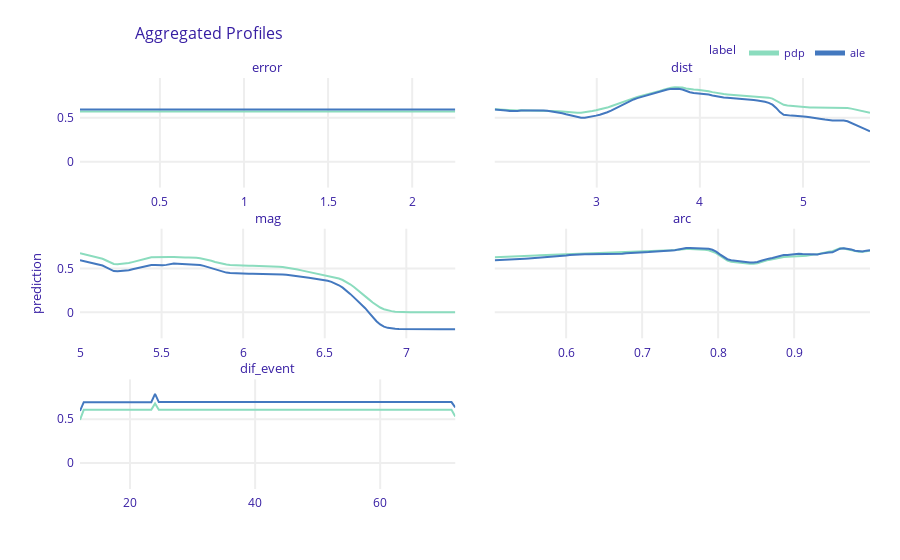

Here is the notebook cell this chart was saved with:
### Code cell
pdp_num.plot(ale_num)

### Figure 1 — Plotly figure (JSON) as saved in the notebook; plotly's stock layout.template omitted (floating-point values rounded to 4 significant figures; data arrays with more than 128 entries replaced by an {"elided": "..."} marker saying what was removed)
{"data": [{"customdata": {"elided": "101x3 mixed values"}, "hovertemplate": "<b>%{hovertext}</b><br><br>prediction=%{y:.3f}<br>mean_prediction=%{customdata[0]:.3f}<extra></extra>", "hovertext": ["pdp", "pdp", "pdp", "pdp", "pdp", "pdp", "pdp", "pdp", "pdp", "pdp", "pdp", "pdp", "pdp", "pdp", "pdp", "pdp", "pdp", "pdp", "pdp", "pdp", "pdp", "pdp", "pdp", "pdp", "pdp", "pdp", "pdp", "pdp", "pdp", "pdp", "pdp", "pdp", "pdp", "pdp", "pdp", "pdp", "pdp", "pdp", "pdp", "pdp", "pdp", "pdp", "pdp", "pdp", "pdp", "pdp", "pdp", "pdp", "pdp", "pdp", "pdp", "pdp", "pdp", "pdp", "pdp", "pdp", "pdp", "pdp", "pdp", "pdp", "pdp", "pdp", "pdp", "pdp", "pdp", "pdp", "pdp", "pdp", "pdp", "pdp", "pdp", "pdp", "pdp", "pdp", "pdp", "pdp", "pdp", "pdp", "pdp", "pdp", "pdp", "pdp", "pdp", "pdp", "pdp", "pdp", "pdp", "pdp", "pdp", "pdp", "pdp", "pdp", "pdp", "pdp", "pdp", "pdp", "pdp", "pdp", "pdp", "pdp", "pdp"], "legendgroup": "pdp", "line": {"color": "#8bdcbe", "dash": "solid", "width": 2}, "marker": {"symbol": "circle"}, "mode": "lines", "name": "pdp", "opacity": 1, "orientation": "v", "showlegend": true, "type": "scatter", "uid": "108c0f40-3c84-4065-8ec9-e7e9464508f1", "x": [0.02483, 0.04715, 0.06946, 0.09177, 0.1141, 0.1364, 0.1587, 0.181, 0.2033, 0.2256, 0.248, 0.2703, 0.2926, 0.3149, 0.3372, 0.3595, 0.3818, 0.4041, 0.4264, 0.4488, 0.4711, 0.4934, 0.5157, 0.538, 0.5603, 0.5826, 0.6049, 0.6273, 0.6496, 0.6719, 0.6942, 0.7165, 0.7388, 0.7611, 0.7834, 0.8057, 0.8281, 0.8504, 0.8727, 0.895, 0.9173, 0.9396, 0.9619, 0.9842, 1.007, 1.029, 1.051, 1.073, 1.096, 1.118, 1.14, 1.163, 1.185, 1.207, 1.23, 1.252, 1.274, 1.297, 1.319, 1.341, 1.364, 1.386, 1.408, 1.43, 1.453, 1.475, 1.497, 1.52, 1.542, 1.564, 1.587, 1.609, 1.631, 1.654, 1.676, 1.698, 1.721, 1.743, 1.765, 1.787, 1.81, 1.832, 1.854, 1.877, 1.899, 1.921, 1.944, 1.966, 1.988, 2.011, 2.033, 2.055, 2.078, 2.1, 2.122, 2.144, 2.167, 2.189, 2.211, 2.234, 2.256], "xaxis": "x5", "y": [0.5735, 0.5735, 0.5735, 0.5735, 0.5735, 0.5735, 0.5735, 0.5735, 0.5735, 0.5735, 0.5735, 0.5735, 0.5735, 0.5735, 0.5735, 0.5735, 0.5735, 0.5735, 0.5735, 0.5735, 0.5735, 0.5735, 0.5735, 0.5735, 0.5735, 0.5735, 0.5735, 0.5735, 0.5735, 0.5735, 0.5735, 0.5735, 0.5735, 0.5735, 0.5735, 0.5735, 0.5735, 0.5735, 0.5735, 0.5735, 0.5735, 0.5735, 0.5735, 0.5735, 0.5735, 0.5735, 0.5735, 0.5735, 0.5735, 0.5735, 0.5735, 0.5735, 0.5735, 0.5735, 0.5735, 0.5735, 0.5735, 0.5735, 0.5735, 0.5735, 0.5735, 0.5735, 0.5735, 0.5735, 0.5735, 0.5735, 0.5735, 0.5735, 0.5735, 0.5735, 0.5735, 0.5735, 0.5735, 0.5735, 0.5735, 0.5735, 0.5735, 0.5735, 0.5735, 0.5735, 0.5735, 0.5735, 0.5735, 0.5735, 0.5735, 0.5735, 0.5735, 0.5735, 0.5735, 0.5735, 0.5735, 0.5735, 0.5735, 0.5735, 0.5735, 0.5735, 0.5735, 0.5735, 0.5735, 0.5735, 0.5735], "yaxis": "y5"}, {"customdata": {"elided": "101x3 mixed values"}, "hovertemplate": "<b>%{hovertext}</b><br><br>prediction=%{y:.3f}<br>mean_prediction=%{customdata[0]:.3f}<extra></extra>", "hovertext": ["pdp", "pdp", "pdp", "pdp", "pdp", "pdp", "pdp", "pdp", "pdp", "pdp", "pdp", "pdp", "pdp", "pdp", "pdp", "pdp", "pdp", "pdp", "pdp", "pdp", "pdp", "pdp", "pdp", "pdp", "pdp", "pdp", "pdp", "pdp", "pdp", "pdp", "pdp", "pdp", "pdp", "pdp", "pdp", "pdp", "pdp", "pdp", "pdp", "pdp", "pdp", "pdp", "pdp", "pdp", "pdp", "pdp", "pdp", "pdp", "pdp", "pdp", "pdp", "pdp", "pdp", "pdp", "pdp", "pdp", "pdp", "pdp", "pdp", "pdp", "pdp", "pdp", "pdp", "pdp", "pdp", "pdp", "pdp", "pdp", "pdp", "pdp", "pdp", "pdp", "pdp", "pdp", "pdp", "pdp", "pdp", "pdp", "pdp", "pdp", "pdp", "pdp", "pdp", "pdp", "pdp", "pdp", "pdp", "pdp", "pdp", "pdp", "pdp", "pdp", "pdp", "pdp", "pdp", "pdp", "pdp", "pdp", "pdp", "pdp", "pdp"], "legendgroup": "pdp", "line": {"color": "#8bdcbe", "dash": "solid", "width": 2}, "marker": {"symbol": "circle"}, "mode": "lines", "name": "pdp", "opacity": 1, "orientation": "v", "showlegend": false, "type": "scatter", "uid": "277d91db-d3ac-4836-ad62-1274eac5db20", "x": [2.011, 2.048, 2.084, 2.12, 2.157, 2.193, 2.229, 2.266, 2.302, 2.339, 2.375, 2.411, 2.448, 2.484, 2.521, 2.557, 2.593, 2.63, 2.666, 2.702, 2.739, 2.775, 2.812, 2.848, 2.884, 2.921, 2.957, 2.994, 3.03, 3.066, 3.103, 3.139, 3.175, 3.212, 3.248, 3.285, 3.321, 3.357, 3.394, 3.43, 3.466, 3.503, 3.539, 3.576, 3.612, 3.648, 3.685, 3.721, 3.758, 3.794, 3.83, 3.867, 3.903, 3.939, 3.976, 4.012, 4.049, 4.085, 4.121, 4.158, 4.194, 4.231, 4.267, 4.303, 4.34, 4.376, 4.412, 4.449, 4.485, 4.522, 4.558, 4.594, 4.631, 4.667, 4.704, 4.74, 4.776, 4.813, 4.849, 4.885, 4.922, 4.958, 4.995, 5.031, 5.067, 5.104, 5.14, 5.176, 5.213, 5.249, 5.286, 5.322, 5.358, 5.395, 5.431, 5.468, 5.504, 5.54, 5.577, 5.613, 5.649], "xaxis": "x6", "y": [0.5987, 0.5954, 0.5922, 0.5888, 0.586, 0.5846, 0.5853, 0.5862, 0.586, 0.5848, 0.5839, 0.5835, 0.5827, 0.5821, 0.5811, 0.5797, 0.5783, 0.5767, 0.5739, 0.569, 0.5645, 0.5609, 0.5586, 0.5593, 0.5638, 0.5706, 0.5784, 0.5867, 0.5953, 0.6051, 0.6172, 0.6319, 0.6483, 0.6647, 0.6811, 0.6975, 0.7134, 0.7275, 0.7395, 0.7502, 0.7602, 0.7711, 0.7827, 0.7952, 0.808, 0.821, 0.8335, 0.8434, 0.8493, 0.8507, 0.846, 0.8356, 0.8271, 0.8233, 0.8208, 0.8175, 0.8117, 0.8034, 0.7937, 0.7845, 0.7768, 0.7717, 0.7677, 0.7643, 0.7616, 0.7583, 0.7559, 0.7547, 0.754, 0.752, 0.7466, 0.7405, 0.7364, 0.7308, 0.7201, 0.6977, 0.668, 0.6484, 0.6421, 0.6373, 0.6314, 0.6262, 0.6214, 0.6174, 0.6176, 0.6188, 0.6183, 0.6165, 0.6146, 0.6127, 0.6127, 0.6142, 0.616, 0.6163, 0.6135, 0.6052, 0.5948, 0.5868, 0.5789, 0.5684, 0.5594], "yaxis": "y6"}, {"customdata": {"elided": "101x3 mixed values"}, "hovertemplate": "<b>%{hovertext}</b><br><br>prediction=%{y:.3f}<br>mean_prediction=%{customdata[0]:.3f}<extra></extra>", "hovertext": ["pdp", "pdp", "pdp", "pdp", "pdp", "pdp", "pdp", "pdp", "pdp", "pdp", "pdp", "pdp", "pdp", "pdp", "pdp", "pdp", "pdp", "pdp", "pdp", "pdp", "pdp", "pdp", "pdp", "pdp", "pdp", "pdp", "pdp", "pdp", "pdp", "pdp", "pdp", "pdp", "pdp", "pdp", "pdp", "pdp", "pdp", "pdp", "pdp", "pdp", "pdp", "pdp", "pdp", "pdp", "pdp", "pdp", "pdp", "pdp", "pdp", "pdp", "pdp", "pdp", "pdp", "pdp", "pdp", "pdp", "pdp", "pdp", "pdp", "pdp", "pdp", "pdp", "pdp", "pdp", "pdp", "pdp", "pdp", "pdp", "pdp", "pdp", "pdp", "pdp", "pdp", "pdp", "pdp", "pdp", "pdp", "pdp", "pdp", "pdp", "pdp", "pdp", "pdp", "pdp", "pdp", "pdp", "pdp", "pdp", "pdp", "pdp", "pdp", "pdp", "pdp", "pdp", "pdp", "pdp", "pdp", "pdp", "pdp", "pdp", "pdp"], "legendgroup": "pdp", "line": {"color": "#8bdcbe", "dash": "solid", "width": 2}, "marker": {"symbol": "circle"}, "mode": "lines", "name": "pdp", "opacity": 1, "orientation": "v", "showlegend": false, "type": "scatter", "uid": "5a922a25-0e58-49aa-9604-20a6821d17d9", "x": [5, 5.023, 5.046, 5.069, 5.092, 5.115, 5.138, 5.161, 5.184, 5.207, 5.23, 5.253, 5.276, 5.299, 5.322, 5.345, 5.368, 5.391, 5.414, 5.437, 5.46, 5.483, 5.506, 5.529, 5.552, 5.575, 5.598, 5.621, 5.644, 5.667, 5.69, 5.713, 5.736, 5.759, 5.782, 5.805, 5.828, 5.851, 5.874, 5.897, 5.92, 5.943, 5.966, 5.989, 6.012, 6.035, 6.058, 6.081, 6.104, 6.127, 6.15, 6.173, 6.196, 6.219, 6.242, 6.265, 6.288, 6.311, 6.334, 6.357, 6.38, 6.403, 6.426, 6.449, 6.472, 6.495, 6.518, 6.541, 6.564, 6.587, 6.61, 6.633, 6.656, 6.679, 6.702, 6.725, 6.748, 6.771, 6.794, 6.817, 6.84, 6.863, 6.886, 6.909, 6.932, 6.955, 6.978, 7.001, 7.024, 7.047, 7.07, 7.093, 7.116, 7.139, 7.162, 7.185, 7.208, 7.231, 7.254, 7.277, 7.3], "xaxis": "x3", "y": [0.6761, 0.6663, 0.6561, 0.6449, 0.6298, 0.6211, 0.6118, 0.5922, 0.5694, 0.5523, 0.5498, 0.5529, 0.5537, 0.5626, 0.5738, 0.5829, 0.5916, 0.6029, 0.6179, 0.6288, 0.6311, 0.6293, 0.6295, 0.6302, 0.6319, 0.6327, 0.6288, 0.6262, 0.6259, 0.6267, 0.627, 0.6246, 0.6188, 0.6104, 0.6004, 0.5887, 0.5758, 0.5631, 0.553, 0.5457, 0.5404, 0.537, 0.5348, 0.5334, 0.5322, 0.5315, 0.5311, 0.5309, 0.5304, 0.5298, 0.5288, 0.5272, 0.5244, 0.521, 0.5165, 0.511, 0.5044, 0.4967, 0.4882, 0.4791, 0.4697, 0.4607, 0.4522, 0.444, 0.4359, 0.4277, 0.4192, 0.4101, 0.3995, 0.3863, 0.3692, 0.3473, 0.3205, 0.29, 0.2572, 0.2227, 0.1859, 0.1484, 0.1123, 0.08059, 0.05503, 0.03639, 0.02326, 0.014, 0.007768, 0.004019, 0.001986, 0.0009538, 0.0004526, 0.0002127, 9.801e-05, 4.492e-05, 2.033e-05, 9.21e-06, 4.184e-06, 1.918e-06, 8.821e-07, 4.073e-07, 1.89e-07, 8.886e-08, 4.211e-08], "yaxis": "y3"}, {"customdata": {"elided": "101x3 mixed values"}, "hovertemplate": "<b>%{hovertext}</b><br><br>prediction=%{y:.3f}<br>mean_prediction=%{customdata[0]:.3f}<extra></extra>", "hovertext": ["pdp", "pdp", "pdp", "pdp", "pdp", "pdp", "pdp", "pdp", "pdp", "pdp", "pdp", "pdp", "pdp", "pdp", "pdp", "pdp", "pdp", "pdp", "pdp", "pdp", "pdp", "pdp", "pdp", "pdp", "pdp", "pdp", "pdp", "pdp", "pdp", "pdp", "pdp", "pdp", "pdp", "pdp", "pdp", "pdp", "pdp", "pdp", "pdp", "pdp", "pdp", "pdp", "pdp", "pdp", "pdp", "pdp", "pdp", "pdp", "pdp", "pdp", "pdp", "pdp", "pdp", "pdp", "pdp", "pdp", "pdp", "pdp", "pdp", "pdp", "pdp", "pdp", "pdp", "pdp", "pdp", "pdp", "pdp", "pdp", "pdp", "pdp", "pdp", "pdp", "pdp", "pdp", "pdp", "pdp", "pdp", "pdp", "pdp", "pdp", "pdp", "pdp", "pdp", "pdp", "pdp", "pdp", "pdp", "pdp", "pdp", "pdp", "pdp", "pdp", "pdp", "pdp", "pdp", "pdp", "pdp", "pdp", "pdp", "pdp", "pdp"], "legendgroup": "pdp", "line": {"color": "#8bdcbe", "dash": "solid", "width": 2}, "marker": {"symbol": "circle"}, "mode": "lines", "name": "pdp", "opacity": 1, "orientation": "v", "showlegend": false, "type": "scatter", "uid": "667f67fd-d3aa-4a9a-866e-f2583dbf5c92", "x": [0.5061, 0.5111, 0.516, 0.5209, 0.5259, 0.5308, 0.5357, 0.5407, 0.5456, 0.5506, 0.5555, 0.5604, 0.5654, 0.5703, 0.5752, 0.5802, 0.5851, 0.59, 0.595, 0.5999, 0.6049, 0.6098, 0.6147, 0.6197, 0.6246, 0.6295, 0.6345, 0.6394, 0.6444, 0.6493, 0.6542, 0.6592, 0.6641, 0.669, 0.674, 0.6789, 0.6838, 0.6888, 0.6937, 0.6987, 0.7036, 0.7085, 0.7135, 0.7184, 0.7233, 0.7283, 0.7332, 0.7381, 0.7431, 0.748, 0.753, 0.7579, 0.7628, 0.7678, 0.7727, 0.7776, 0.7826, 0.7875, 0.7924, 0.7974, 0.8023, 0.8073, 0.8122, 0.8171, 0.8221, 0.827, 0.8319, 0.8369, 0.8418, 0.8467, 0.8517, 0.8566, 0.8616, 0.8665, 0.8714, 0.8764, 0.8813, 0.8862, 0.8912, 0.8961, 0.901, 0.906, 0.9109, 0.9159, 0.9208, 0.9257, 0.9307, 0.9356, 0.9405, 0.9455, 0.9504, 0.9553, 0.9603, 0.9652, 0.9702, 0.9751, 0.98, 0.985, 0.9899, 0.9948, 0.9998], "xaxis": "x4", "y": [0.6287, 0.6299, 0.6312, 0.6327, 0.6343, 0.6364, 0.6389, 0.6414, 0.6439, 0.6461, 0.648, 0.6498, 0.6514, 0.6529, 0.6543, 0.6558, 0.6574, 0.6594, 0.6619, 0.6646, 0.667, 0.6687, 0.67, 0.671, 0.6715, 0.6719, 0.6723, 0.6729, 0.6736, 0.6746, 0.6756, 0.6762, 0.6772, 0.6789, 0.6815, 0.6847, 0.6876, 0.6893, 0.6905, 0.6913, 0.6919, 0.6927, 0.6937, 0.696, 0.6997, 0.7034, 0.7059, 0.708, 0.7107, 0.7159, 0.7213, 0.723, 0.7226, 0.7218, 0.7209, 0.7194, 0.716, 0.7092, 0.6972, 0.6765, 0.6467, 0.6144, 0.5907, 0.5789, 0.5738, 0.5695, 0.5614, 0.5557, 0.5543, 0.5547, 0.5592, 0.5742, 0.5906, 0.5989, 0.6049, 0.616, 0.6278, 0.6325, 0.6335, 0.6374, 0.644, 0.6448, 0.6435, 0.6448, 0.655, 0.6598, 0.6637, 0.676, 0.6853, 0.6921, 0.6971, 0.7122, 0.7307, 0.7298, 0.7206, 0.7118, 0.6981, 0.693, 0.6908, 0.6991, 0.7032], "yaxis": "y4"}, {"customdata": {"elided": "101x3 mixed values"}, "hovertemplate": "<b>%{hovertext}</b><br><br>prediction=%{y:.3f}<br>mean_prediction=%{customdata[0]:.3f}<extra></extra>", "hovertext": ["pdp", "pdp", "pdp", "pdp", "pdp", "pdp", "pdp", "pdp", "pdp", "pdp", "pdp", "pdp", "pdp", "pdp", "pdp", "pdp", "pdp", "pdp", "pdp", "pdp", "pdp", "pdp", "pdp", "pdp", "pdp", "pdp", "pdp", "pdp", "pdp", "pdp", "pdp", "pdp", "pdp", "pdp", "pdp", "pdp", "pdp", "pdp", "pdp", "pdp", "pdp", "pdp", "pdp", "pdp", "pdp", "pdp", "pdp", "pdp", "pdp", "pdp", "pdp", "pdp", "pdp", "pdp", "pdp", "pdp", "pdp", "pdp", "pdp", "pdp", "pdp", "pdp", "pdp", "pdp", "pdp", "pdp", "pdp", "pdp", "pdp", "pdp", "pdp", "pdp", "pdp", "pdp", "pdp", "pdp", "pdp", "pdp", "pdp", "pdp", "pdp", "pdp", "pdp", "pdp", "pdp", "pdp", "pdp", "pdp", "pdp", "pdp", "pdp", "pdp", "pdp", "pdp", "pdp", "pdp", "pdp", "pdp", "pdp", "pdp", "pdp"], "legendgroup": "pdp", "line": {"color": "#8bdcbe", "dash": "solid", "width": 2}, "marker": {"symbol": "circle"}, "mode": "lines", "name": "pdp", "opacity": 1, "orientation": "v", "showlegend": false, "type": "scatter", "uid": "effcb9b6-0240-4003-b676-99fa6fcad5e4", "x": [12, 12.6, 13.2, 13.8, 14.4, 15, 15.6, 16.2, 16.8, 17.4, 18, 18.6, 19.2, 19.8, 20.4, 21, 21.6, 22.2, 22.8, 23.4, 24, 24.6, 25.2, 25.8, 26.4, 27, 27.6, 28.2, 28.8, 29.4, 30, 30.6, 31.2, 31.8, 32.4, 33, 33.6, 34.2, 34.8, 35.4, 36, 36.6, 37.2, 37.8, 38.4, 39, 39.6, 40.2, 40.8, 41.4, 42, 42.6, 43.2, 43.8, 44.4, 45, 45.6, 46.2, 46.8, 47.4, 48, 48.6, 49.2, 49.8, 50.4, 51, 51.6, 52.2, 52.8, 53.4, 54, 54.6, 55.2, 55.8, 56.4, 57, 57.6, 58.2, 58.8, 59.4, 60, 60.6, 61.2, 61.8, 62.4, 63, 63.6, 64.2, 64.8, 65.4, 66, 66.6, 67.2, 67.8, 68.4, 69, 69.6, 70.2, 70.8, 71.4, 72], "xaxis": "x", "y": [0.494, 0.6072, 0.6072, 0.6072, 0.6072, 0.6072, 0.6072, 0.6072, 0.6072, 0.6072, 0.6072, 0.6072, 0.6072, 0.6072, 0.6072, 0.6072, 0.6072, 0.6072, 0.6072, 0.6072, 0.6799, 0.6072, 0.6072, 0.6072, 0.6072, 0.6072, 0.6072, 0.6072, 0.6072, 0.6072, 0.6072, 0.6072, 0.6072, 0.6072, 0.6072, 0.6072, 0.6072, 0.6072, 0.6072, 0.6072, 0.6072, 0.6072, 0.6072, 0.6072, 0.6072, 0.6072, 0.6072, 0.6072, 0.6072, 0.6072, 0.6072, 0.6072, 0.6072, 0.6072, 0.6072, 0.6072, 0.6072, 0.6072, 0.6072, 0.6072, 0.6072, 0.6072, 0.6072, 0.6072, 0.6072, 0.6072, 0.6072, 0.6072, 0.6072, 0.6072, 0.6072, 0.6072, 0.6072, 0.6072, 0.6072, 0.6072, 0.6072, 0.6072, 0.6072, 0.6072, 0.6072, 0.6072, 0.6072, 0.6072, 0.6072, 0.6072, 0.6072, 0.6072, 0.6072, 0.6072, 0.6072, 0.6072, 0.6072, 0.6072, 0.6072, 0.6072, 0.6072, 0.6072, 0.6072, 0.6072, 0.5329], "yaxis": "y"}, {"customdata": {"elided": "101x3 mixed values"}, "hovertemplate": "<b>%{hovertext}</b><br><br>prediction=%{y:.3f}<br>mean_prediction=%{customdata[0]:.3f}<extra></extra>", "hovertext": ["ale", "ale", "ale", "ale", "ale", "ale", "ale", "ale", "ale", "ale", "ale", "ale", "ale", "ale", "ale", "ale", "ale", "ale", "ale", "ale", "ale", "ale", "ale", "ale", "ale", "ale", "ale", "ale", "ale", "ale", "ale", "ale", "ale", "ale", "ale", "ale", "ale", "ale", "ale", "ale", "ale", "ale", "ale", "ale", "ale", "ale", "ale", "ale", "ale", "ale", "ale", "ale", "ale", "ale", "ale", "ale", "ale", "ale", "ale", "ale", "ale", "ale", "ale", "ale", "ale", "ale", "ale", "ale", "ale", "ale", "ale", "ale", "ale", "ale", "ale", "ale", "ale", "ale", "ale", "ale", "ale", "ale", "ale", "ale", "ale", "ale", "ale", "ale", "ale", "ale", "ale", "ale", "ale", "ale", "ale", "ale", "ale", "ale", "ale", "ale", "ale"], "legendgroup": "ale", "line": {"color": "#4378bf", "dash": "solid", "width": 2}, "marker": {"symbol": "circle"}, "mode": "lines", "name": "ale", "opacity": 1, "orientation": "v", "showlegend": true, "type": "scatter", "uid": "ba39662e-d63d-4610-8655-4367d22a372e", "x": [0.02483, 0.04715, 0.06946, 0.09177, 0.1141, 0.1364, 0.1587, 0.181, 0.2033, 0.2256, 0.248, 0.2703, 0.2926, 0.3149, 0.3372, 0.3595, 0.3818, 0.4041, 0.4264, 0.4488, 0.4711, 0.4934, 0.5157, 0.538, 0.5603, 0.5826, 0.6049, 0.6273, 0.6496, 0.6719, 0.6942, 0.7165, 0.7388, 0.7611, 0.7834, 0.8057, 0.8281, 0.8504, 0.8727, 0.895, 0.9173, 0.9396, 0.9619, 0.9842, 1.007, 1.029, 1.051, 1.073, 1.096, 1.118, 1.14, 1.163, 1.185, 1.207, 1.23, 1.252, 1.274, 1.297, 1.319, 1.341, 1.364, 1.386, 1.408, 1.43, 1.453, 1.475, 1.497, 1.52, 1.542, 1.564, 1.587, 1.609, 1.631, 1.654, 1.676, 1.698, 1.721, 1.743, 1.765, 1.787, 1.81, 1.832, 1.854, 1.877, 1.899, 1.921, 1.944, 1.966, 1.988, 2.011, 2.033, 2.055, 2.078, 2.1, 2.122, 2.144, 2.167, 2.189, 2.211, 2.234, 2.256], "xaxis": "x5", "y": [0.595, 0.595, 0.595, 0.595, 0.595, 0.595, 0.595, 0.595, 0.595, 0.595, 0.595, 0.595, 0.595, 0.595, 0.595, 0.595, 0.595, 0.595, 0.595, 0.595, 0.595, 0.595, 0.595, 0.595, 0.595, 0.595, 0.595, 0.595, 0.595, 0.595, 0.595, 0.595, 0.595, 0.595, 0.595, 0.595, 0.595, 0.595, 0.595, 0.595, 0.595, 0.595, 0.595, 0.595, 0.595, 0.595, 0.595, 0.595, 0.595, 0.595, 0.595, 0.595, 0.595, 0.595, 0.595, 0.595, 0.595, 0.595, 0.595, 0.595, 0.595, 0.595, 0.595, 0.595, 0.595, 0.595, 0.595, 0.595, 0.595, 0.595, 0.595, 0.595, 0.595, 0.595, 0.595, 0.595, 0.595, 0.595, 0.595, 0.595, 0.595, 0.595, 0.595, 0.595, 0.595, 0.595, 0.595, 0.595, 0.595, 0.595, 0.595, 0.595, 0.595, 0.595, 0.595, 0.595, 0.595, 0.595, 0.595, 0.595, 0.595], "yaxis": "y5"}, {"customdata": {"elided": "101x3 mixed values"}, "hovertemplate": "<b>%{hovertext}</b><br><br>prediction=%{y:.3f}<br>mean_prediction=%{customdata[0]:.3f}<extra></extra>", "hovertext": ["ale", "ale", "ale", "ale", "ale", "ale", "ale", "ale", "ale", "ale", "ale", "ale", "ale", "ale", "ale", "ale", "ale", "ale", "ale", "ale", "ale", "ale", "ale", "ale", "ale", "ale", "ale", "ale", "ale", "ale", "ale", "ale", "ale", "ale", "ale", "ale", "ale", "ale", "ale", "ale", "ale", "ale", "ale", "ale", "ale", "ale", "ale", "ale", "ale", "ale", "ale", "ale", "ale", "ale", "ale", "ale", "ale", "ale", "ale", "ale", "ale", "ale", "ale", "ale", "ale", "ale", "ale", "ale", "ale", "ale", "ale", "ale", "ale", "ale", "ale", "ale", "ale", "ale", "ale", "ale", "ale", "ale", "ale", "ale", "ale", "ale", "ale", "ale", "ale", "ale", "ale", "ale", "ale", "ale", "ale", "ale", "ale", "ale", "ale", "ale", "ale"], "legendgroup": "ale", "line": {"color": "#4378bf", "dash": "solid", "width": 2}, "marker": {"symbol": "circle"}, "mode": "lines", "name": "ale", "opacity": 1, "orientation": "v", "showlegend": false, "type": "scatter", "uid": "68de4339-85ff-446f-9604-8ad18915c581", "x": [2.011, 2.048, 2.084, 2.12, 2.157, 2.193, 2.229, 2.266, 2.302, 2.339, 2.375, 2.411, 2.448, 2.484, 2.521, 2.557, 2.593, 2.63, 2.666, 2.702, 2.739, 2.775, 2.812, 2.848, 2.884, 2.921, 2.957, 2.994, 3.03, 3.066, 3.103, 3.139, 3.175, 3.212, 3.248, 3.285, 3.321, 3.357, 3.394, 3.43, 3.466, 3.503, 3.539, 3.576, 3.612, 3.648, 3.685, 3.721, 3.758, 3.794, 3.83, 3.867, 3.903, 3.939, 3.976, 4.012, 4.049, 4.085, 4.121, 4.158, 4.194, 4.231, 4.267, 4.303, 4.34, 4.376, 4.412, 4.449, 4.485, 4.522, 4.558, 4.594, 4.631, 4.667, 4.704, 4.74, 4.776, 4.813, 4.849, 4.885, 4.922, 4.958, 4.995, 5.031, 5.067, 5.104, 5.14, 5.176, 5.213, 5.249, 5.286, 5.322, 5.358, 5.395, 5.431, 5.468, 5.504, 5.54, 5.577, 5.613, 5.649], "xaxis": "x6", "y": [0.595, 0.5939, 0.5897, 0.583, 0.5772, 0.5756, 0.5788, 0.5835, 0.5849, 0.584, 0.5837, 0.5851, 0.5851, 0.5839, 0.5806, 0.5755, 0.5692, 0.5614, 0.5523, 0.5403, 0.5284, 0.5179, 0.5081, 0.5012, 0.5012, 0.5067, 0.5153, 0.5254, 0.536, 0.5484, 0.5637, 0.583, 0.605, 0.6272, 0.6493, 0.6711, 0.6918, 0.7099, 0.7251, 0.7379, 0.7492, 0.7609, 0.7735, 0.7866, 0.7996, 0.8118, 0.8228, 0.8307, 0.8344, 0.8329, 0.8235, 0.8068, 0.7925, 0.7849, 0.7809, 0.7777, 0.7731, 0.7658, 0.7563, 0.7465, 0.7379, 0.732, 0.7284, 0.7258, 0.7229, 0.7194, 0.7154, 0.7117, 0.7082, 0.7041, 0.6988, 0.6927, 0.6843, 0.6713, 0.6509, 0.6132, 0.566, 0.5358, 0.5281, 0.5256, 0.5237, 0.5225, 0.5189, 0.5115, 0.5076, 0.5038, 0.497, 0.4881, 0.4803, 0.4734, 0.47, 0.4699, 0.4702, 0.4687, 0.4615, 0.4443, 0.4228, 0.4061, 0.389, 0.3661, 0.3465], "yaxis": "y6"}, {"customdata": {"elided": "101x3 mixed values"}, "hovertemplate": "<b>%{hovertext}</b><br><br>prediction=%{y:.3f}<br>mean_prediction=%{customdata[0]:.3f}<extra></extra>", "hovertext": ["ale", "ale", "ale", "ale", "ale", "ale", "ale", "ale", "ale", "ale", "ale", "ale", "ale", "ale", "ale", "ale", "ale", "ale", "ale", "ale", "ale", "ale", "ale", "ale", "ale", "ale", "ale", "ale", "ale", "ale", "ale", "ale", "ale", "ale", "ale", "ale", "ale", "ale", "ale", "ale", "ale", "ale", "ale", "ale", "ale", "ale", "ale", "ale", "ale", "ale", "ale", "ale", "ale", "ale", "ale", "ale", "ale", "ale", "ale", "ale", "ale", "ale", "ale", "ale", "ale", "ale", "ale", "ale", "ale", "ale", "ale", "ale", "ale", "ale", "ale", "ale", "ale", "ale", "ale", "ale", "ale", "ale", "ale", "ale", "ale", "ale", "ale", "ale", "ale", "ale", "ale", "ale", "ale", "ale", "ale", "ale", "ale", "ale", "ale", "ale", "ale"], "legendgroup": "ale", "line": {"color": "#4378bf", "dash": "solid", "width": 2}, "marker": {"symbol": "circle"}, "mode": "lines", "name": "ale", "opacity": 1, "orientation": "v", "showlegend": false, "type": "scatter", "uid": "fd6a2e1b-4efb-4147-8d6b-a36ce1707378", "x": [5, 5.023, 5.046, 5.069, 5.092, 5.115, 5.138, 5.161, 5.184, 5.207, 5.23, 5.253, 5.276, 5.299, 5.322, 5.345, 5.368, 5.391, 5.414, 5.437, 5.46, 5.483, 5.506, 5.529, 5.552, 5.575, 5.598, 5.621, 5.644, 5.667, 5.69, 5.713, 5.736, 5.759, 5.782, 5.805, 5.828, 5.851, 5.874, 5.897, 5.92, 5.943, 5.966, 5.989, 6.012, 6.035, 6.058, 6.081, 6.104, 6.127, 6.15, 6.173, 6.196, 6.219, 6.242, 6.265, 6.288, 6.311, 6.334, 6.357, 6.38, 6.403, 6.426, 6.449, 6.472, 6.495, 6.518, 6.541, 6.564, 6.587, 6.61, 6.633, 6.656, 6.679, 6.702, 6.725, 6.748, 6.771, 6.794, 6.817, 6.84, 6.863, 6.886, 6.909, 6.932, 6.955, 6.978, 7.001, 7.024, 7.047, 7.07, 7.093, 7.116, 7.139, 7.162, 7.185, 7.208, 7.231, 7.254, 7.277, 7.3], "xaxis": "x3", "y": [0.595, 0.5857, 0.5774, 0.5674, 0.5523, 0.5437, 0.5343, 0.5134, 0.489, 0.4708, 0.4681, 0.4713, 0.4718, 0.4809, 0.4924, 0.5021, 0.5107, 0.5204, 0.5317, 0.5394, 0.5394, 0.5366, 0.5378, 0.5421, 0.5506, 0.5574, 0.5553, 0.5531, 0.5528, 0.5534, 0.5531, 0.5495, 0.5414, 0.5304, 0.5174, 0.5027, 0.4866, 0.4717, 0.461, 0.4541, 0.4493, 0.4464, 0.4445, 0.4433, 0.4424, 0.4418, 0.4414, 0.4412, 0.4408, 0.4405, 0.4399, 0.4389, 0.4373, 0.4353, 0.4326, 0.4292, 0.425, 0.4198, 0.4138, 0.4073, 0.4007, 0.3945, 0.3887, 0.3829, 0.377, 0.3699, 0.3607, 0.3482, 0.3313, 0.3094, 0.282, 0.2488, 0.2109, 0.1712, 0.1321, 0.09243, 0.04766, -0.002315, -0.05324, -0.1006, -0.138, -0.1628, -0.1768, -0.1843, -0.1881, -0.19, -0.1909, -0.1914, -0.1916, -0.1917, -0.1917, -0.1917, -0.1918, -0.1918, -0.1918, -0.1918, -0.1918, -0.1918, -0.1918, -0.1918, -0.1918], "yaxis": "y3"}, {"customdata": {"elided": "101x3 mixed values"}, "hovertemplate": "<b>%{hovertext}</b><br><br>prediction=%{y:.3f}<br>mean_prediction=%{customdata[0]:.3f}<extra></extra>", "hovertext": ["ale", "ale", "ale", "ale", "ale", "ale", "ale", "ale", "ale", "ale", "ale", "ale", "ale", "ale", "ale", "ale", "ale", "ale", "ale", "ale", "ale", "ale", "ale", "ale", "ale", "ale", "ale", "ale", "ale", "ale", "ale", "ale", "ale", "ale", "ale", "ale", "ale", "ale", "ale", "ale", "ale", "ale", "ale", "ale", "ale", "ale", "ale", "ale", "ale", "ale", "ale", "ale", "ale", "ale", "ale", "ale", "ale", "ale", "ale", "ale", "ale", "ale", "ale", "ale", "ale", "ale", "ale", "ale", "ale", "ale", "ale", "ale", "ale", "ale", "ale", "ale", "ale", "ale", "ale", "ale", "ale", "ale", "ale", "ale", "ale", "ale", "ale", "ale", "ale", "ale", "ale", "ale", "ale", "ale", "ale", "ale", "ale", "ale", "ale", "ale", "ale"], "legendgroup": "ale", "line": {"color": "#4378bf", "dash": "solid", "width": 2}, "marker": {"symbol": "circle"}, "mode": "lines", "name": "ale", "opacity": 1, "orientation": "v", "showlegend": false, "type": "scatter", "uid": "c9fdb26e-b9e9-4c31-b6ed-3d31bed09812", "x": [0.5061, 0.5111, 0.516, 0.5209, 0.5259, 0.5308, 0.5357, 0.5407, 0.5456, 0.5506, 0.5555, 0.5604, 0.5654, 0.5703, 0.5752, 0.5802, 0.5851, 0.59, 0.595, 0.5999, 0.6049, 0.6098, 0.6147, 0.6197, 0.6246, 0.6295, 0.6345, 0.6394, 0.6444, 0.6493, 0.6542, 0.6592, 0.6641, 0.669, 0.674, 0.6789, 0.6838, 0.6888, 0.6937, 0.6987, 0.7036, 0.7085, 0.7135, 0.7184, 0.7233, 0.7283, 0.7332, 0.7381, 0.7431, 0.748, 0.753, 0.7579, 0.7628, 0.7678, 0.7727, 0.7776, 0.7826, 0.7875, 0.7924, 0.7974, 0.8023, 0.8073, 0.8122, 0.8171, 0.8221, 0.827, 0.8319, 0.8369, 0.8418, 0.8467, 0.8517, 0.8566, 0.8616, 0.8665, 0.8714, 0.8764, 0.8813, 0.8862, 0.8912, 0.8961, 0.901, 0.906, 0.9109, 0.9159, 0.9208, 0.9257, 0.9307, 0.9356, 0.9405, 0.9455, 0.9504, 0.9553, 0.9603, 0.9652, 0.9702, 0.9751, 0.98, 0.985, 0.9899, 0.9948, 0.9998], "xaxis": "x4", "y": [0.595, 0.5961, 0.5974, 0.5988, 0.6005, 0.6028, 0.6057, 0.6088, 0.6119, 0.6148, 0.6175, 0.6199, 0.6221, 0.6243, 0.6265, 0.6291, 0.6322, 0.6364, 0.642, 0.6482, 0.6537, 0.6576, 0.6603, 0.662, 0.6623, 0.6625, 0.6625, 0.6626, 0.6628, 0.6633, 0.6638, 0.6642, 0.665, 0.6667, 0.6697, 0.6739, 0.678, 0.6808, 0.6828, 0.6845, 0.686, 0.6877, 0.6897, 0.693, 0.6976, 0.7019, 0.7048, 0.7071, 0.7103, 0.7188, 0.7292, 0.7335, 0.7342, 0.7341, 0.7337, 0.7328, 0.7304, 0.7251, 0.7142, 0.6935, 0.6625, 0.6298, 0.6068, 0.5958, 0.5912, 0.5863, 0.5761, 0.5695, 0.5682, 0.5695, 0.5748, 0.5894, 0.6051, 0.6132, 0.6198, 0.633, 0.6479, 0.6542, 0.6555, 0.6601, 0.6681, 0.6689, 0.6659, 0.6635, 0.6677, 0.6642, 0.6616, 0.6705, 0.6785, 0.6829, 0.685, 0.7026, 0.7274, 0.7308, 0.7252, 0.7188, 0.7033, 0.6978, 0.6943, 0.7045, 0.7083], "yaxis": "y4"}, {"customdata": {"elided": "101x3 mixed values"}, "hovertemplate": "<b>%{hovertext}</b><br><br>prediction=%{y:.3f}<br>mean_prediction=%{customdata[0]:.3f}<extra></extra>", "hovertext": ["ale", "ale", "ale", "ale", "ale", "ale", "ale", "ale", "ale", "ale", "ale", "ale", "ale", "ale", "ale", "ale", "ale", "ale", "ale", "ale", "ale", "ale", "ale", "ale", "ale", "ale", "ale", "ale", "ale", "ale", "ale", "ale", "ale", "ale", "ale", "ale", "ale", "ale", "ale", "ale", "ale", "ale", "ale", "ale", "ale", "ale", "ale", "ale", "ale", "ale", "ale", "ale", "ale", "ale", "ale", "ale", "ale", "ale", "ale", "ale", "ale", "ale", "ale", "ale", "ale", "ale", "ale", "ale", "ale", "ale", "ale", "ale", "ale", "ale", "ale", "ale", "ale", "ale", "ale", "ale", "ale", "ale", "ale", "ale", "ale", "ale", "ale", "ale", "ale", "ale", "ale", "ale", "ale", "ale", "ale", "ale", "ale", "ale", "ale", "ale", "ale"], "legendgroup": "ale", "line": {"color": "#4378bf", "dash": "solid", "width": 2}, "marker": {"symbol": "circle"}, "mode": "lines", "name": "ale", "opacity": 1, "orientation": "v", "showlegend": false, "type": "scatter", "uid": "abaa8007-ada5-4651-af36-2953a7676407", "x": [12, 12.6, 13.2, 13.8, 14.4, 15, 15.6, 16.2, 16.8, 17.4, 18, 18.6, 19.2, 19.8, 20.4, 21, 21.6, 22.2, 22.8, 23.4, 24, 24.6, 25.2, 25.8, 26.4, 27, 27.6, 28.2, 28.8, 29.4, 30, 30.6, 31.2, 31.8, 32.4, 33, 33.6, 34.2, 34.8, 35.4, 36, 36.6, 37.2, 37.8, 38.4, 39, 39.6, 40.2, 40.8, 41.4, 42, 42.6, 43.2, 43.8, 44.4, 45, 45.6, 46.2, 46.8, 47.4, 48, 48.6, 49.2, 49.8, 50.4, 51, 51.6, 52.2, 52.8, 53.4, 54, 54.6, 55.2, 55.8, 56.4, 57, 57.6, 58.2, 58.8, 59.4, 60, 60.6, 61.2, 61.8, 62.4, 63, 63.6, 64.2, 64.8, 65.4, 66, 66.6, 67.2, 67.8, 68.4, 69, 69.6, 70.2, 70.8, 71.4, 72], "xaxis": "x", "y": [0.595, 0.6953, 0.6953, 0.6953, 0.6953, 0.6953, 0.6953, 0.6953, 0.6953, 0.6953, 0.6953, 0.6953, 0.6953, 0.6953, 0.6953, 0.6953, 0.6953, 0.6953, 0.6953, 0.6953, 0.789, 0.6956, 0.6956, 0.6956, 0.6956, 0.6956, 0.6956, 0.6956, 0.6956, 0.6956, 0.6956, 0.6956, 0.6956, 0.6956, 0.6956, 0.6956, 0.6956, 0.6956, 0.6956, 0.6956, 0.6956, 0.6956, 0.6956, 0.6956, 0.6956, 0.6956, 0.6956, 0.6956, 0.6956, 0.6956, 0.6956, 0.6956, 0.6956, 0.6956, 0.6956, 0.6956, 0.6956, 0.6956, 0.6956, 0.6956, 0.6956, 0.6956, 0.6956, 0.6956, 0.6956, 0.6956, 0.6956, 0.6956, 0.6956, 0.6956, 0.6956, 0.6956, 0.6956, 0.6956, 0.6956, 0.6956, 0.6956, 0.6956, 0.6956, 0.6956, 0.6956, 0.6956, 0.6956, 0.6956, 0.6956, 0.6956, 0.6956, 0.6956, 0.6956, 0.6956, 0.6956, 0.6956, 0.6956, 0.6956, 0.6956, 0.6956, 0.6956, 0.6956, 0.6956, 0.6956, 0.6349], "yaxis": "y"}], "layout": {"annotations": [{"font": {"size": 13}, "showarrow": false, "text": "dif_event", "x": 0.2375, "xanchor": "center", "xref": "paper", "y": 0.2667, "yanchor": "bottom", "yref": "paper"}, {"font": {"size": 13}, "showarrow": false, "text": "mag", "x": 0.2375, "xanchor": "center", "xref": "paper", "y": 0.6333, "yanchor": "bottom", "yref": "paper"}, {"font": {"size": 13}, "showarrow": false, "text": "arc", "x": 0.7625, "xanchor": "center", "xref": "paper", "y": 0.6333, "yanchor": "bottom", "yref": "paper"}, {"font": {"size": 13}, "showarrow": false, "text": "error", "x": 0.2375, "xanchor": "center", "xref": "paper", "y": 1, "yanchor": "bottom", "yref": "paper"}, {"font": {"size": 13}, "showarrow": false, "text": "dist", "x": 0.7625, "xanchor": "center", "xref": "paper", "y": 1, "yanchor": "bottom", "yref": "paper"}, {"font": {"size": 13}, "showarrow": false, "text": "prediction", "textangle": -90, "x": -0.07, "xref": "paper", "y": 0.5, "yref": "paper"}], "autosize": true, "font": {"color": "#371ea3"}, "hovermode": "x unified", "legend": {"font": {"size": 11}, "itemsizing": "constant", "orientation": "h", "title": {"font": {"size": 12}, "text": "label"}, "tracegroupgap": 0, "x": 1, "xanchor": "right", "y": 1.026, "yanchor": "bottom"}, "margin": {"b": 71, "r": 30, "t": 78}, "title": {"font": {"size": 16}, "text": "Aggregated Profiles", "x": 0.15}, "xaxis": {"anchor": "y", "automargin": true, "autorange": true, "domain": [0, 0.475], "fixedrange": true, "gridwidth": 2, "range": [12, 72], "showticklabels": true, "tickcolor": "white", "ticklen": 3, "ticks": "outside", "title": {"text": ""}, "type": "linear", "zeroline": false}, "xaxis2": {"anchor": "y2", "automargin": true, "domain": [0.525, 1], "fixedrange": true, "gridwidth": 2, "showticklabels": true, "tickcolor": "white", "ticklen": 3, "ticks": "outside", "title": {"text": ""}, "type": "linear", "zeroline": false}, "xaxis3": {"anchor": "y3", "automargin": true, "autorange": true, "domain": [0, 0.475], "fixedrange": true, "gridwidth": 2, "range": [5, 7.3], "showticklabels": true, "tickcolor": "white", "ticklen": 3, "ticks": "outside", "title": {"text": ""}, "type": "linear", "zeroline": false}, "xaxis4": {"anchor": "y4", "automargin": true, "autorange": true, "domain": [0.525, 1], "fixedrange": true, "gridwidth": 2, "range": [0.5061, 0.9998], "showticklabels": true, "tickcolor": "white", "ticklen": 3, "ticks": "outside", "title": {"text": ""}, "type": "linear", "zeroline": false}, "xaxis5": {"anchor": "y5", "automargin": true, "autorange": true, "domain": [0, 0.475], "fixedrange": true, "gridwidth": 2, "range": [0.02483, 2.256], "showticklabels": true, "tickcolor": "white", "ticklen": 3, "ticks": "outside", "title": {"text": ""}, "type": "linear", "zeroline": false}, "xaxis6": {"anchor": "y6", "automargin": true, "autorange": true, "domain": [0.525, 1], "fixedrange": true, "gridwidth": 2, "range": [2.011, 5.649], "showticklabels": true, "tickcolor": "white", "ticklen": 3, "ticks": "outside", "title": {"text": ""}, "type": "linear", "zeroline": false}, "yaxis": {"anchor": "x", "automargin": true, "domain": [0, 0.2667], "fixedrange": true, "gridwidth": 2, "range": [-0.296, 0.955], "tickcolor": "white", "ticklen": 3, "ticks": "outside", "title": {"text": ""}, "type": "linear", "zeroline": false}, "yaxis2": {"anchor": "x2", "automargin": true, "domain": [0, 0.2667], "fixedrange": true, "gridwidth": 2, "matches": "y", "showticklabels": false, "tickcolor": "white", "ticklen": 3, "ticks": "outside", "title": {"text": ""}, "type": "linear", "zeroline": false}, "yaxis3": {"anchor": "x3", "automargin": true, "domain": [0.3667, 0.6333], "fixedrange": true, "gridwidth": 2, "matches": "y", "range": [-0.296, 0.955], "tickcolor": "white", "ticklen": 3, "ticks": "outside", "title": {"text": ""}, "type": "linear", "zeroline": false}, "yaxis4": {"anchor": "x4", "automargin": true, "domain": [0.3667, 0.6333], "fixedrange": true, "gridwidth": 2, "matches": "y", "showticklabels": false, "tickcolor": "white", "ticklen": 3, "ticks": "outside", "title": {"text": ""}, "type": "linear", "zeroline": false}, "yaxis5": {"anchor": "x5", "automargin": true, "domain": [0.7333, 1], "fixedrange": true, "gridwidth": 2, "matches": "y", "range": [-0.296, 0.955], "tickcolor": "white", "ticklen": 3, "ticks": "outside", "title": {"text": ""}, "type": "linear", "zeroline": false}, "yaxis6": {"anchor": "x6", "automargin": true, "domain": [0.7333, 1], "fixedrange": true, "gridwidth": 2, "matches": "y", "showticklabels": false, "tickcolor": "white", "ticklen": 3, "ticks": "outside", "title": {"text": ""}, "type": "linear", "zeroline": false}}}
